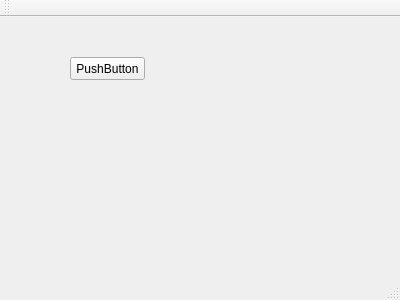
<?xml version="1.0" encoding="UTF-8"?>
<ui version="4.0">
 <class>MainWindow</class>
 <widget class="QMainWindow" name="MainWindow">
  <property name="geometry">
   <rect>
    <x>0</x>
    <y>0</y>
    <width>400</width>
    <height>300</height>
   </rect>
  </property>
  <property name="windowTitle">
   <string>MainWindow</string>
  </property>
  <widget class="QWidget" name="centralWidget">
   <widget class="QPushButton" name="pushButton">
    <property name="geometry">
     <rect>
      <x>70</x>
      <y>40</y>
      <width>75</width>
      <height>23</height>
     </rect>
    </property>
    <property name="text">
     <string>PushButton</string>
    </property>
   </widget>
  </widget>
  <widget class="QMenuBar" name="menuBar">
   <property name="geometry">
    <rect>
     <x>0</x>
     <y>0</y>
     <width>400</width>
     <height>23</height>
    </rect>
   </property>
  </widget>
  <widget class="QToolBar" name="mainToolBar">
   <attribute name="toolBarArea">
    <enum>TopToolBarArea</enum>
   </attribute>
   <attribute name="toolBarBreak">
    <bool>false</bool>
   </attribute>
  </widget>
  <widget class="QStatusBar" name="statusBar"/>
 </widget>
 <layoutdefault spacing="6" margin="11"/>
 <resources/>
 <connections/>
</ui>
